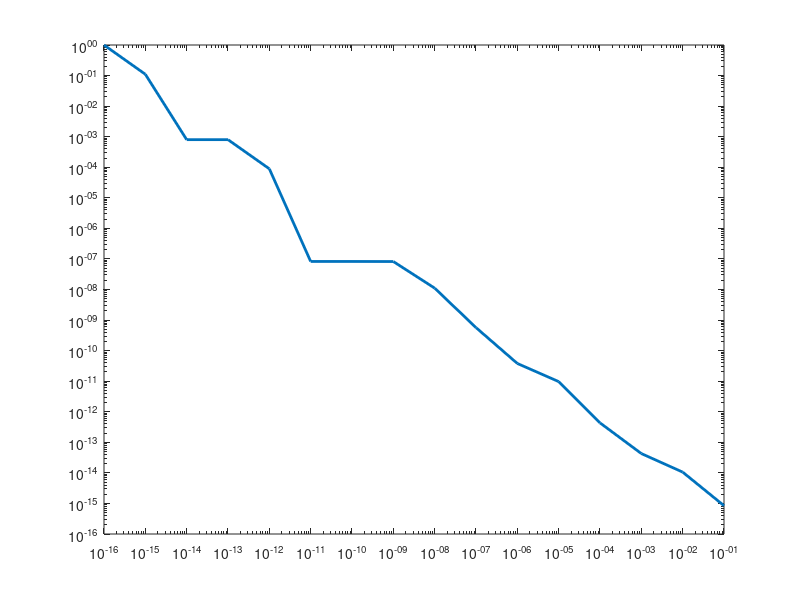
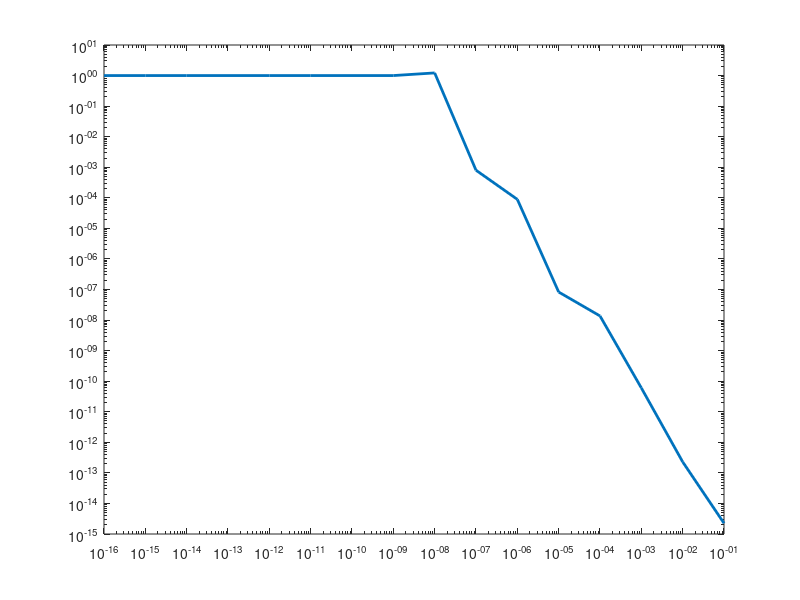
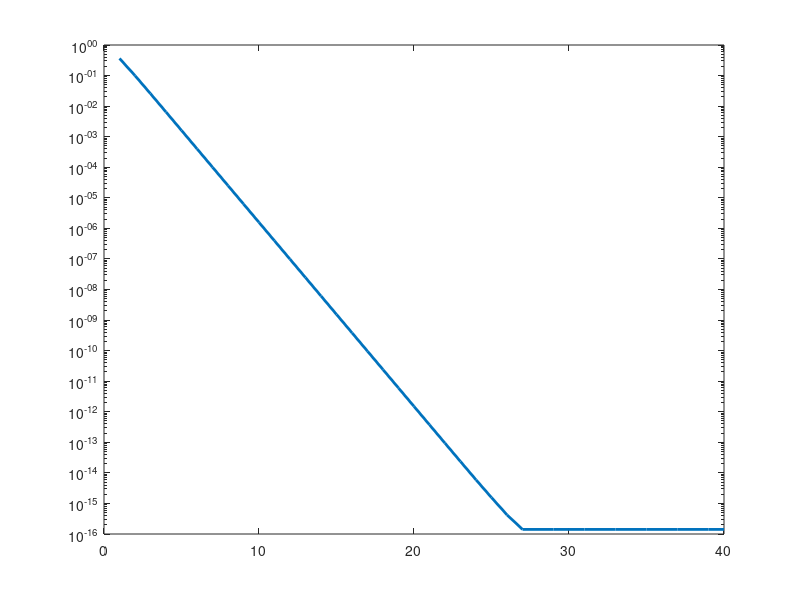
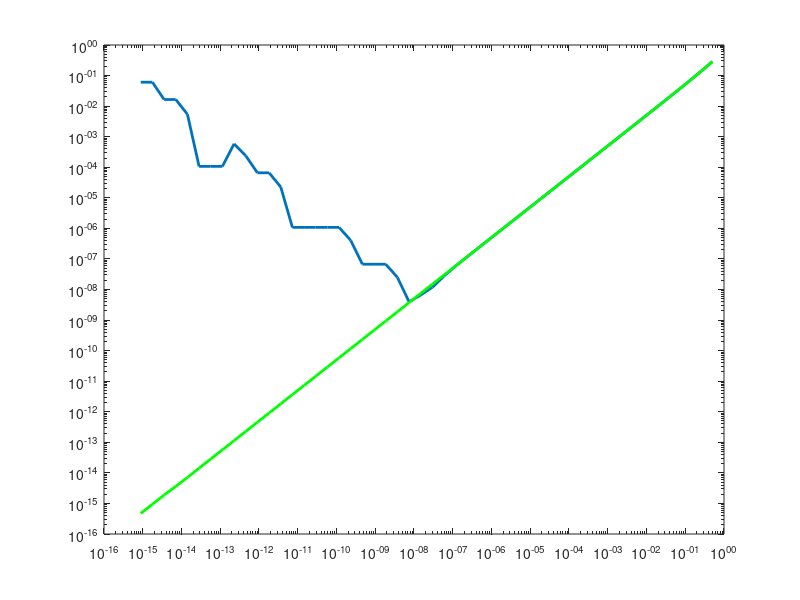

Write the MATLAB code that produced these figures, in order.
%%esercizio 2.1

n = 1:16;
x = 10.^(-n);
f1 = (1-cos(x))./x.^2;
f1_ex = 1/2*(sin(x/2)./(x/2)).^2;
er1 = abs(f1-f1_ex)./abs(f1_ex);
[x' f1' f1_ex' er1']
figure
loglog(x,er1,'linewidth',2)

%%esercizio 2.2

n=1:16;
x=10.^-n;
f1=(exp(x) - 1)./x;
f2=0;
for jj=1:length(n+1)
    f2 = f2 + x.^(jj-1)./factorial(jj);
end
err= abs(f1-f2)./abs(f2);
[ x' f1' f2' err']
figure(1)
loglog(x,err,'linewidth',2)

%%esercizio 2.3

n=1:16;
x=10.^-n;
y=1 - sqrt(1-x.^2);
y2= x.^2./(1+sqrt(1-x.^2));
err= abs(y-y2)./abs(y2);
[x' y' y2' err'];
figure
loglog(x,err,'linewidth',2)

%%esercizio 2.4

n=1:16;
x=10.^-n;
y=((x+1).^2 -1)./x;
y2= x +2;
err= abs(y-y2)./abs(y2);
[x' y' y2' err']
figure
loglog(x,err,'linewidth',2)

%%exe 3.0

m = 40;
x = zeros(m,1);
x(1) = 2;
for n = 2:m
    x(n) = 2^(n-1/2)*sqrt(1-sqrt(1-4^(1-n)*x(n-1)^2));
end
errore_relativo = abs(pi-x)/abs(pi);
semilogy(1:m,errore_relativo,'linewidth',2)
pause
%espressione equivalente
m = 40;
x = zeros(m,1);
x(1) = 2;
for n = 2:m
    x(n) = x(n-1)*sqrt(2/(1+sqrt(1-4^(1-n)*x(n-1)^2)));
end
errore_relativo = abs(pi-x)/abs(pi);
semilogy(1:m,errore_relativo,'linewidth',2)

%%esercizio 4

k=1:50;
h=2.^-k;
x=pi/4;
r=(sin(x+h)-sin(x))./h;
err=abs(cos(x)-r)./abs(cos(x));
figure
loglog(h,err,'linewidth',2)
pause
hold on
r2 = 2*sin(h/2).*cos(x+h/2)./h;   %formula di prostaferesi
err2 = abs(cos(x)-r2)/abs(cos(x));
loglog(h,err2,'g','linewidth',2)
